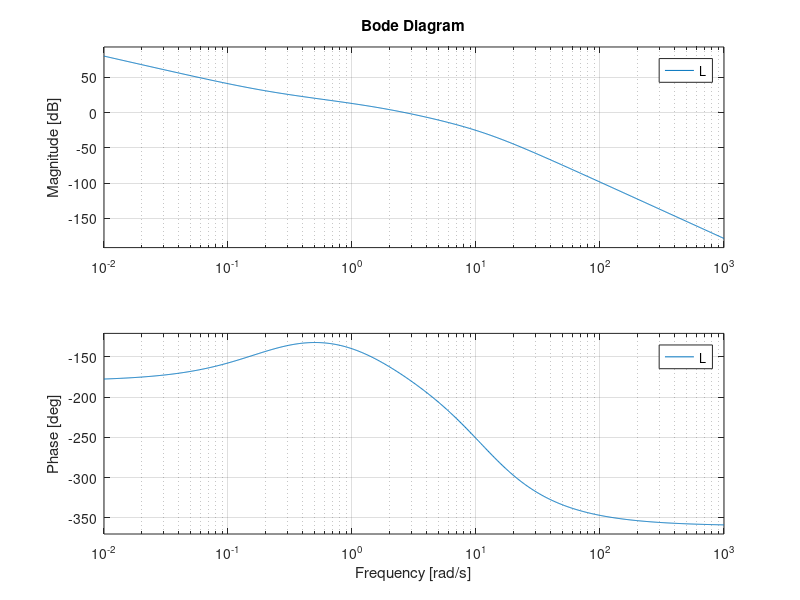
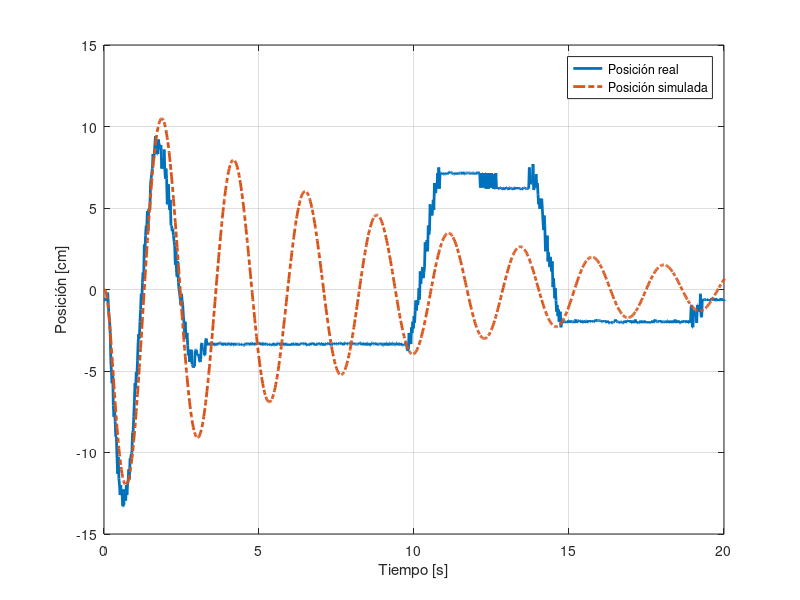
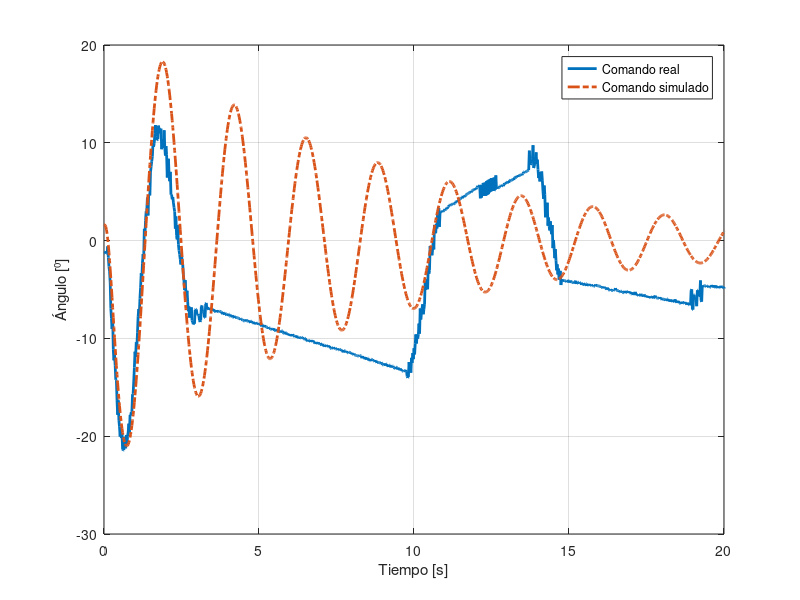
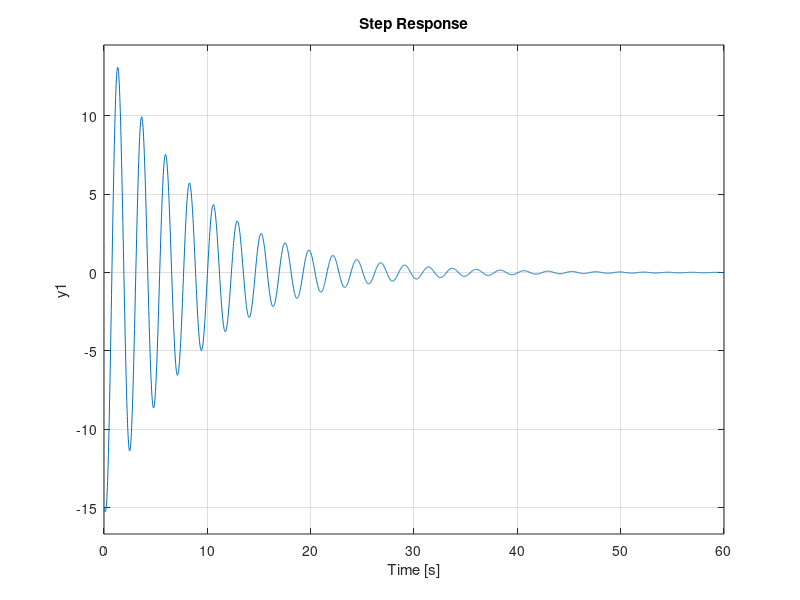

The MATLAB script that drew these images, in order:
clear all; close all; clc;5

s=tf('s')

#P = -8.046 / s / (s + 1.75) / (s^2 + 21.4*s + 137.6)

Am = [0 1 0 0; -137.6 -21.4 0 0; 0 0 0 1; -0.15 0 0 -1.75];
Bm = [0 53.64 0 0]';
Cm = [0 0 1 0];
Dm = 0;

P = ss(Am, Bm, Cm, Dm);

C = -150 - 30/s;

L = P*C;

figure;
bode(L);

T = L/(1+L);

data = dlmread('output20251019-123942.csv');

start = 73;

e = data(start:end, 1);
u = data(start:end, 2);
y = data(start:end, 3);

##y = y - y(1)

##y0 = y(1);

n = numel(e);
t = (0:n-1)/50;

##y_sim = initial(T, [0 0 y0 0 0 0 y0 0], t);
y_sim = -0.047*impulse(T, t);

figure;
plot(t,100*y, 'linewidth', 2, t,100*y_sim, '-.', 'linewidth', 2);
grid;
xlim([0 20]);
xlabel('Tiempo [s]');
ylabel('Posición [cm]');
legend('Posición real', 'Posición simulada');

u_sim = -0.055*impulse(C/(1+L), t);

figure;
plot(t,u, 'linewidth', 2, t,u_sim, '-.', 'linewidth', 2);
grid;
xlim([0 20]);
xlabel('Tiempo [s]');
ylabel('Ángulo [⁰]');
legend('Comando real', 'Comando simulado');


%% ========================


##data = dlmread('output20251019-124745.csv');
data = dlmread('output20251019-125351.csv');

start = 16;

e = data(start:end, 1);
u = data(start:end, 2);
y = data(start:end, 3);

##y = y - y(1)

n = numel(e);
t = (0:n-1)/50;

y_sim = 0.1*step(T, t);

figure; step(0.1*C/(1+L));

figure;
plot(t,100*y, 'linewidth', 2, t,100*y_sim, '-.', 'linewidth', 2);
grid;
xlim([0 32]);
xlabel('Tiempo [s]');
ylabel('Posición [cm]');
legend('Posición real', 'Posición simulada');

